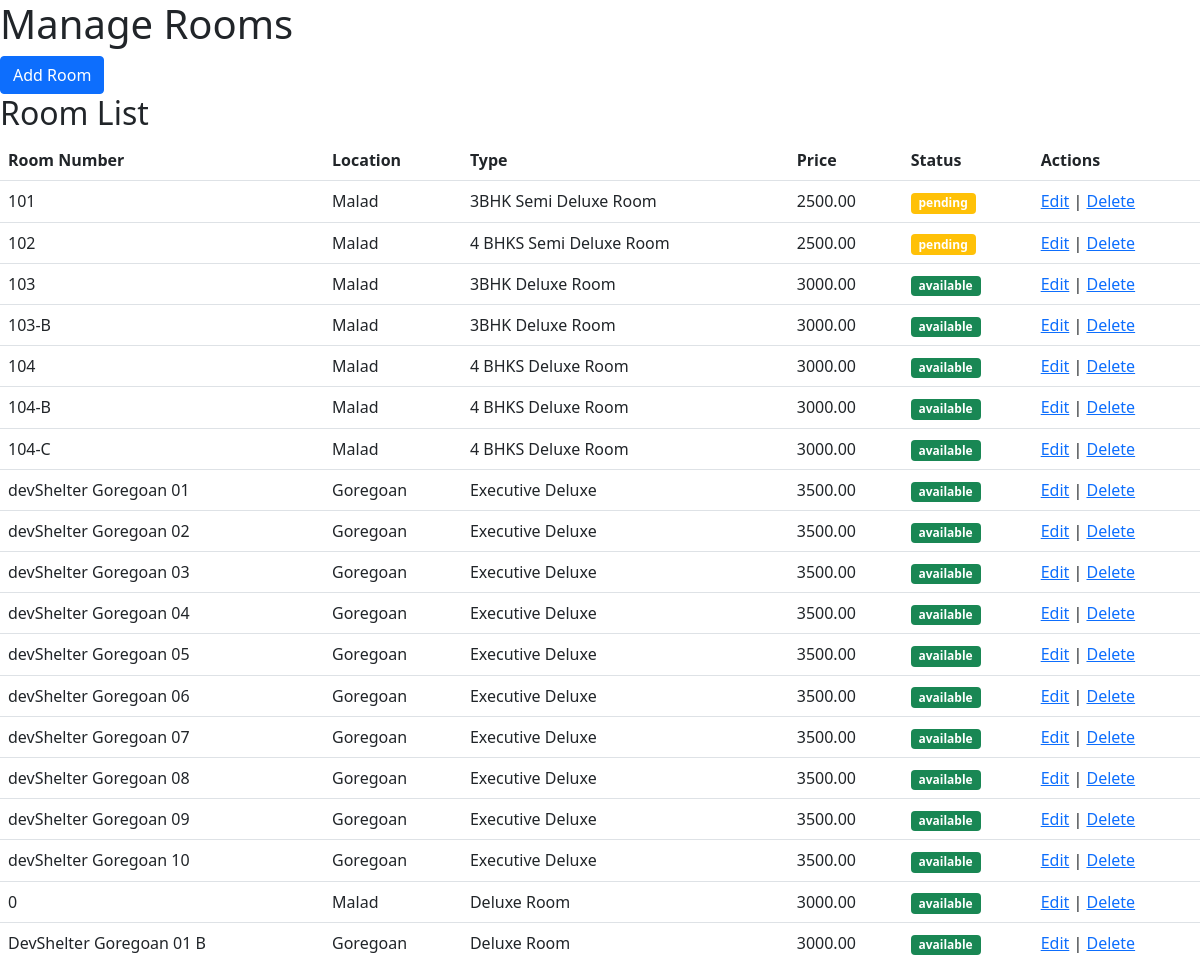
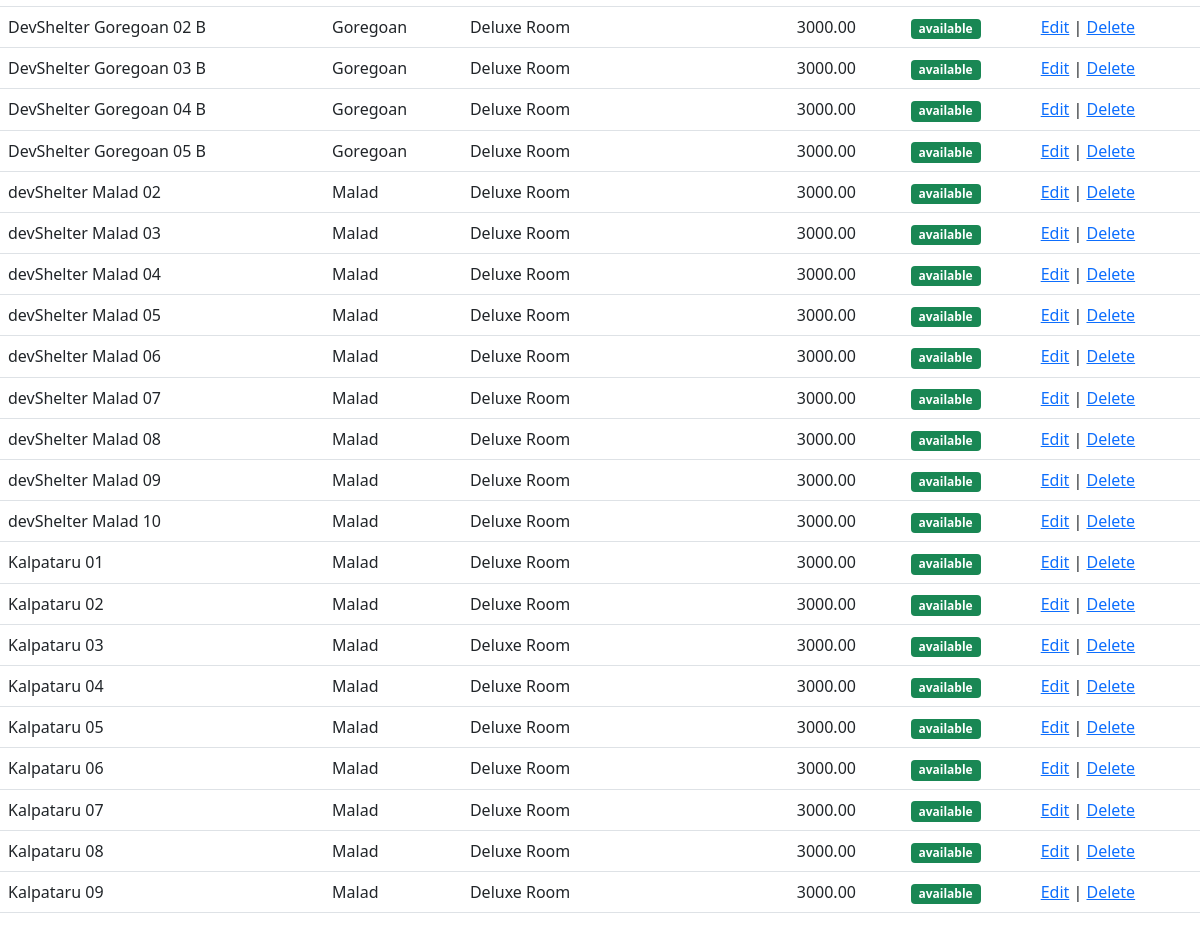
The app's page /admin/manage_rooms.php with its own data (2 pictures, top to bottom).
### tables this page shows
CREATE TABLE `rooms` (
  `id` int(11) NOT NULL,
  `room_number` varchar(50) NOT NULL,
  `location_id` int(11) NOT NULL,
  `type_id` int(11) NOT NULL,
  `price` decimal(10,2) NOT NULL,
  `status` enum('available','booked','maintenance','pending') NOT NULL
);

CREATE TABLE `locations` (
  `id` int(11) NOT NULL,
  `name` varchar(100) NOT NULL
);

CREATE TABLE `room_types` (
  `id` int(11) NOT NULL,
  `type` varchar(50) NOT NULL,
  `primarytype` varchar(255) DEFAULT NULL
);

### admin/manage_rooms.php (the view, shortened to what this page needs)
<?php
require 'config.php';
?>
<!DOCTYPE html>
<html>
<head>
    <link rel="stylesheet" href="https://stackpath.bootstrapcdn.com/bootstrap/5.1.3/css/bootstrap.min.css">
</head>
<body>
    <h1>Manage Rooms</h1>
    <button type="button" class="btn btn-primary" data-bs-toggle="modal" data-bs-target="#myModal">Add Room</button>
    <h2>Room List</h2>
    <table class="table">
        <tr>
            <th>Room Number</th>
            <th>Location</th>
            <th>Type</th>
            <th>Price</th>
            <th>Status</th>
            <th>Actions</th>
        </tr>
        <?php
        $rooms = $conn->query("SELECT rooms.*, locations.name as location_name, room_types.type as room_type FROM rooms JOIN locations ON rooms.location_id = locations.id JOIN room_types ON rooms.type_id = room_types.id order by type_id ,room_number; ");
        while ($row = $rooms->fetch_assoc()) { ?>
        <tr>
            <td>
                <?php echo $row['room_number']; ?>
            </td>
            <td>
                <?php echo $row['location_name']; ?>
            </td>
            <td>
                <?php echo $row['room_type']; ?>
            </td>
            <td>
                <?php echo $row['price']; ?>
            </td>
            <td>
                <?php if ($row['status'] == 'available') {
                        echo '<span class="badge bg-success">' . $row['status'] . '</span>';
                    } else if ($row['status'] == 'booked') {
                        echo '<span class="badge bg-info">' . $row['status'] . '</span>';
                    } else if ($row['status'] == 'maintenance') {
                        echo '<span class="badge bg-warning">' . $row['status'] . '</span>';
                    }
                    else if ($row['status'] == 'pending') {
                        echo '<span class="badge bg-warning">' . $row['status'] . '</span>';
                    }
                    ?>
            </td>
            <td>
                <a href='#' class='edit-room' data-id='<?php echo $row['id']; ?>'
                    data-room-number='<?php echo $row['room_number']; ?>'
                    data-location-id='<?php echo $row['location_id']; ?>' data-type-id='<?php echo $row['type_id']; ?>'
                    data-price='<?php echo $row['price']; ?>' data-status='<?php echo $row['status']; ?>'
                    data-bs-toggle="modal" data-bs-target="#myModal1">Edit</a> |
                <a href='delete.php?delete=room&id=<?php echo $row['id']; ?>'>Delete</a>
            </td>
        </tr>
        <?php } ?>
    </table>
</body>
</html>

### records on screen
rooms: room_number "101", location.name "Malad", type.type "3BHK Semi Deluxe Room", price "2500.00", status "pending"
rooms: room_number "102", location.name "Malad", type.type "4 BHKS Semi Deluxe Room", price "2500.00", status "pending"
rooms: room_number "103", location.name "Malad", type.type "3BHK Deluxe Room", price "3000.00", status "available"
rooms: room_number "103-B", location.name "Malad", type.type "3BHK Deluxe Room", price "3000.00", status "available"
rooms: room_number "104", location.name "Malad", type.type "4 BHKS Deluxe Room", price "3000.00", status "available"
rooms: room_number "104-B", location.name "Malad", type.type "4 BHKS Deluxe Room", price "3000.00", status "available"
rooms: room_number "104-C", location.name "Malad", type.type "4 BHKS Deluxe Room", price "3000.00", status "available"
rooms: room_number "devShelter Goregoan 01", location.name "Goregoan", type.type "Executive Deluxe", price "3500.00", status "available"
rooms: room_number "devShelter Goregoan 02", location.name "Goregoan", type.type "Executive Deluxe", price "3500.00", status "available"
rooms: room_number "devShelter Goregoan 03", location.name "Goregoan", type.type "Executive Deluxe", price "3500.00", status "available"
rooms: room_number "devShelter Goregoan 04", location.name "Goregoan", type.type "Executive Deluxe", price "3500.00", status "available"
rooms: room_number "devShelter Goregoan 05", location.name "Goregoan", type.type "Executive Deluxe", price "3500.00", status "available"
rooms: room_number "devShelter Goregoan 06", location.name "Goregoan", type.type "Executive Deluxe", price "3500.00", status "available"
rooms: room_number "devShelter Goregoan 07", location.name "Goregoan", type.type "Executive Deluxe", price "3500.00", status "available"
rooms: room_number "devShelter Goregoan 08", location.name "Goregoan", type.type "Executive Deluxe", price "3500.00", status "available"
rooms: room_number "devShelter Goregoan 09", location.name "Goregoan", type.type "Executive Deluxe", price "3500.00", status "available"
rooms: room_number "devShelter Goregoan 10", location.name "Goregoan", type.type "Executive Deluxe", price "3500.00", status "available"
rooms: room_number "0", location.name "Malad", type.type "Deluxe Room", price "3000.00", status "available"
rooms: room_number "DevShelter Goregoan 01 B", location.name "Goregoan", type.type "Deluxe Room", price "3000.00", status "available"
rooms: room_number "DevShelter Goregoan 02 B", location.name "Goregoan", type.type "Deluxe Room", price "3000.00", status "available"
rooms: room_number "DevShelter Goregoan 03 B", location.name "Goregoan", type.type "Deluxe Room", price "3000.00", status "available"
rooms: room_number "DevShelter Goregoan 04 B", location.name "Goregoan", type.type "Deluxe Room", price "3000.00", status "available"
rooms: room_number "DevShelter Goregoan 05 B", location.name "Goregoan", type.type "Deluxe Room", price "3000.00", status "available"
rooms: room_number "devShelter Malad 02", location.name "Malad", type.type "Deluxe Room", price "3000.00", status "available"
rooms: room_number "devShelter Malad 03", location.name "Malad", type.type "Deluxe Room", price "3000.00", status "available"
rooms: room_number "devShelter Malad 04", location.name "Malad", type.type "Deluxe Room", price "3000.00", status "available"
rooms: room_number "devShelter Malad 05", location.name "Malad", type.type "Deluxe Room", price "3000.00", status "available"
rooms: room_number "devShelter Malad 06", location.name "Malad", type.type "Deluxe Room", price "3000.00", status "available"
rooms: room_number "devShelter Malad 07", location.name "Malad", type.type "Deluxe Room", price "3000.00", status "available"
rooms: room_number "devShelter Malad 08", location.name "Malad", type.type "Deluxe Room", price "3000.00", status "available"
rooms: room_number "devShelter Malad 09", location.name "Malad", type.type "Deluxe Room", price "3000.00", status "available"
rooms: room_number "devShelter Malad 10", location.name "Malad", type.type "Deluxe Room", price "3000.00", status "available"
rooms: room_number "Kalpataru 01", location.name "Malad", type.type "Deluxe Room", price "3000.00", status "available"
rooms: room_number "Kalpataru 02", location.name "Malad", type.type "Deluxe Room", price "3000.00", status "available"
rooms: room_number "Kalpataru 03", location.name "Malad", type.type "Deluxe Room", price "3000.00", status "available"
rooms: room_number "Kalpataru 04", location.name "Malad", type.type "Deluxe Room", price "3000.00", status "available"
rooms: room_number "Kalpataru 05", location.name "Malad", type.type "Deluxe Room", price "3000.00", status "available"
rooms: room_number "Kalpataru 06", location.name "Malad", type.type "Deluxe Room", price "3000.00", status "available"
rooms: room_number "Kalpataru 07", location.name "Malad", type.type "Deluxe Room", price "3000.00", status "available"
rooms: room_number "Kalpataru 08", location.name "Malad", type.type "Deluxe Room", price "3000.00", status "available"
rooms: room_number "Kalpataru 09", location.name "Malad", type.type "Deluxe Room", price "3000.00", status "available"
